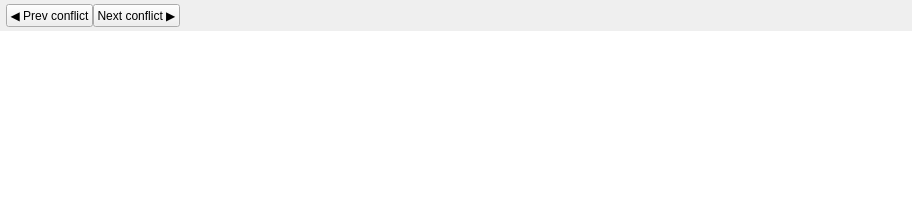
<?xml version="1.0" encoding="UTF-8"?>
<ui version="4.0">
 <class>ThreeWayDiffWidget</class>
 <widget class="QWidget" name="ThreeWayDiffWidget">
  <layout class="QVBoxLayout" name="mainLayout">
   <property name="leftMargin">
    <number>0</number>
   </property>
   <property name="topMargin">
    <number>0</number>
   </property>
   <property name="rightMargin">
    <number>0</number>
   </property>
   <property name="bottomMargin">
    <number>0</number>
   </property>
   <property name="spacing">
    <number>0</number>
   </property>
   <item>
    <layout class="QHBoxLayout" name="headerLayout">
     <property name="leftMargin">
      <number>6</number>
     </property>
     <property name="topMargin">
      <number>4</number>
     </property>
     <property name="rightMargin">
      <number>6</number>
     </property>
     <property name="bottomMargin">
      <number>4</number>
     </property>
     <item>
      <widget class="QPushButton" name="previousButton">
       <property name="text">
        <string>◀ Prev conflict</string>
       </property>
      </widget>
     </item>
     <item>
      <widget class="QPushButton" name="nextButton">
       <property name="text">
        <string>Next conflict ▶</string>
       </property>
      </widget>
     </item>
     <item>
      <widget class="QLabel" name="conflictLabel">
       <property name="text">
        <string/>
       </property>
      </widget>
     </item>
     <item>
      <spacer name="headerStretch">
       <property name="orientation">
        <enum>Qt::Horizontal</enum>
       </property>
       <property name="sizeHint" stdset="0">
        <size>
         <width>40</width>
         <height>20</height>
        </size>
       </property>
      </spacer>
     </item>
     <item>
      <widget class="QLabel" name="baseTitleLabel">
       <property name="text">
        <string/>
       </property>
      </widget>
     </item>
     <item>
      <spacer name="titleGap1">
       <property name="orientation">
        <enum>Qt::Horizontal</enum>
       </property>
       <property name="sizeType">
        <enum>QSizePolicy::Fixed</enum>
       </property>
       <property name="sizeHint" stdset="0">
        <size>
         <width>16</width>
         <height>20</height>
        </size>
       </property>
      </spacer>
     </item>
     <item>
      <widget class="QLabel" name="oursTitleLabel">
       <property name="text">
        <string/>
       </property>
      </widget>
     </item>
     <item>
      <spacer name="titleGap2">
       <property name="orientation">
        <enum>Qt::Horizontal</enum>
       </property>
       <property name="sizeType">
        <enum>QSizePolicy::Fixed</enum>
       </property>
       <property name="sizeHint" stdset="0">
        <size>
         <width>16</width>
         <height>20</height>
        </size>
       </property>
      </spacer>
     </item>
     <item>
      <widget class="QLabel" name="theirsTitleLabel">
       <property name="text">
        <string/>
       </property>
      </widget>
     </item>
    </layout>
   </item>
   <item>
    <layout class="QHBoxLayout" name="panesLayout">
     <property name="leftMargin">
      <number>0</number>
     </property>
     <property name="topMargin">
      <number>0</number>
     </property>
     <property name="rightMargin">
      <number>0</number>
     </property>
     <property name="bottomMargin">
      <number>0</number>
     </property>
     <property name="spacing">
      <number>0</number>
     </property>
     <item>
      <widget class="QTextEdit" name="baseNumbersEdit">
       <property name="minimumSize">
        <size>
         <width>48</width>
         <height>0</height>
        </size>
       </property>
       <property name="maximumSize">
        <size>
         <width>48</width>
         <height>16777215</height>
        </size>
       </property>
       <property name="readOnly">
        <bool>true</bool>
       </property>
       <property name="lineWrapMode">
        <enum>QTextEdit::NoWrap</enum>
       </property>
       <property name="frameShape">
        <enum>QFrame::NoFrame</enum>
       </property>
       <property name="verticalScrollBarPolicy">
        <enum>Qt::ScrollBarAsNeeded</enum>
       </property>
       <property name="horizontalScrollBarPolicy">
        <enum>Qt::ScrollBarAsNeeded</enum>
       </property>
       <property name="sizePolicy">
        <sizepolicy hsizetype="Fixed" vsizetype="Expanding">
         <horstretch>0</horstretch>
         <verstretch>0</verstretch>
        </sizepolicy>
       </property>
       <property name="textInteractionFlags">
        <set>Qt::NoTextInteraction</set>
       </property>
      </widget>
     </item>
     <item>
      <widget class="QTextEdit" name="baseEdit">
       <property name="readOnly">
        <bool>true</bool>
       </property>
       <property name="lineWrapMode">
        <enum>QTextEdit::NoWrap</enum>
       </property>
       <property name="frameShape">
        <enum>QFrame::NoFrame</enum>
       </property>
       <property name="verticalScrollBarPolicy">
        <enum>Qt::ScrollBarAsNeeded</enum>
       </property>
       <property name="horizontalScrollBarPolicy">
        <enum>Qt::ScrollBarAsNeeded</enum>
       </property>
       <property name="sizePolicy">
        <sizepolicy hsizetype="Expanding" vsizetype="Expanding">
         <horstretch>0</horstretch>
         <verstretch>0</verstretch>
        </sizepolicy>
       </property>
      </widget>
     </item>
     <item>
      <widget class="QTextEdit" name="oursNumbersEdit">
       <property name="minimumSize">
        <size>
         <width>48</width>
         <height>0</height>
        </size>
       </property>
       <property name="maximumSize">
        <size>
         <width>48</width>
         <height>16777215</height>
        </size>
       </property>
       <property name="readOnly">
        <bool>true</bool>
       </property>
       <property name="lineWrapMode">
        <enum>QTextEdit::NoWrap</enum>
       </property>
       <property name="frameShape">
        <enum>QFrame::NoFrame</enum>
       </property>
       <property name="verticalScrollBarPolicy">
        <enum>Qt::ScrollBarAsNeeded</enum>
       </property>
       <property name="horizontalScrollBarPolicy">
        <enum>Qt::ScrollBarAsNeeded</enum>
       </property>
       <property name="sizePolicy">
        <sizepolicy hsizetype="Fixed" vsizetype="Expanding">
         <horstretch>0</horstretch>
         <verstretch>0</verstretch>
        </sizepolicy>
       </property>
       <property name="textInteractionFlags">
        <set>Qt::NoTextInteraction</set>
       </property>
      </widget>
     </item>
     <item>
      <widget class="QTextEdit" name="oursEdit">
       <property name="readOnly">
        <bool>true</bool>
       </property>
       <property name="lineWrapMode">
        <enum>QTextEdit::NoWrap</enum>
       </property>
       <property name="frameShape">
        <enum>QFrame::NoFrame</enum>
       </property>
       <property name="verticalScrollBarPolicy">
        <enum>Qt::ScrollBarAsNeeded</enum>
       </property>
       <property name="horizontalScrollBarPolicy">
        <enum>Qt::ScrollBarAsNeeded</enum>
       </property>
       <property name="sizePolicy">
        <sizepolicy hsizetype="Expanding" vsizetype="Expanding">
         <horstretch>0</horstretch>
         <verstretch>0</verstretch>
        </sizepolicy>
       </property>
      </widget>
     </item>
     <item>
      <widget class="QTextEdit" name="theirsNumbersEdit">
       <property name="minimumSize">
        <size>
         <width>48</width>
         <height>0</height>
        </size>
       </property>
       <property name="maximumSize">
        <size>
         <width>48</width>
         <height>16777215</height>
        </size>
       </property>
       <property name="readOnly">
        <bool>true</bool>
       </property>
       <property name="lineWrapMode">
        <enum>QTextEdit::NoWrap</enum>
       </property>
       <property name="frameShape">
        <enum>QFrame::NoFrame</enum>
       </property>
       <property name="verticalScrollBarPolicy">
        <enum>Qt::ScrollBarAsNeeded</enum>
       </property>
       <property name="horizontalScrollBarPolicy">
        <enum>Qt::ScrollBarAsNeeded</enum>
       </property>
       <property name="sizePolicy">
        <sizepolicy hsizetype="Fixed" vsizetype="Expanding">
         <horstretch>0</horstretch>
         <verstretch>0</verstretch>
        </sizepolicy>
       </property>
       <property name="textInteractionFlags">
        <set>Qt::NoTextInteraction</set>
       </property>
      </widget>
     </item>
     <item>
      <widget class="QTextEdit" name="theirsEdit">
       <property name="readOnly">
        <bool>true</bool>
       </property>
       <property name="lineWrapMode">
        <enum>QTextEdit::NoWrap</enum>
       </property>
       <property name="frameShape">
        <enum>QFrame::NoFrame</enum>
       </property>
       <property name="verticalScrollBarPolicy">
        <enum>Qt::ScrollBarAsNeeded</enum>
       </property>
       <property name="horizontalScrollBarPolicy">
        <enum>Qt::ScrollBarAsNeeded</enum>
       </property>
       <property name="sizePolicy">
        <sizepolicy hsizetype="Expanding" vsizetype="Expanding">
         <horstretch>0</horstretch>
         <verstretch>0</verstretch>
        </sizepolicy>
       </property>
      </widget>
     </item>
    </layout>
   </item>
  </layout>
 </widget>
 <resources/>
 <connections/>
</ui>
